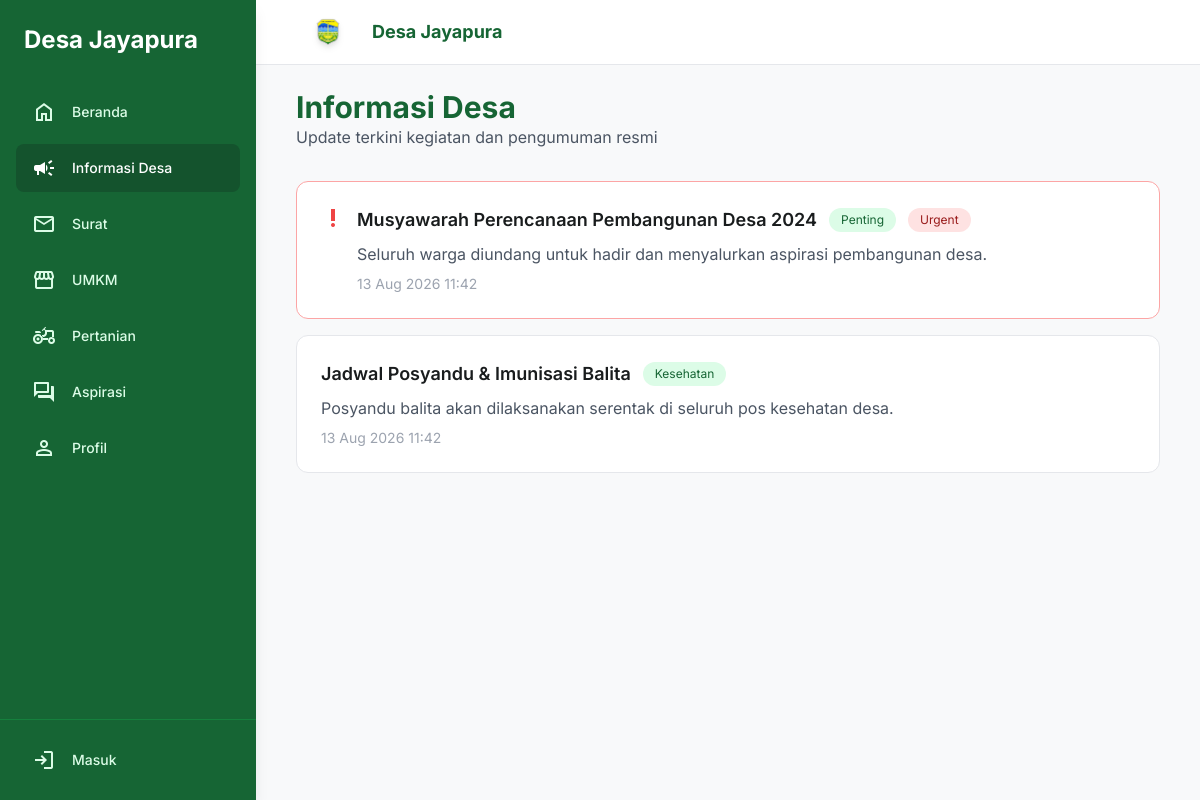
/info.php, run on the app's committed database.
### tables this page shows
CREATE TABLE announcements (
    id INT PRIMARY KEY AUTO_INCREMENT,
    title VARCHAR(200) NOT NULL,
    content TEXT,
    category VARCHAR(50),
    image VARCHAR(255),
    is_featured BOOLEAN DEFAULT FALSE,
    is_urgent BOOLEAN DEFAULT FALSE,
    created_by INT,
    created_at TIMESTAMP DEFAULT CURRENT_TIMESTAMP,
    updated_at TIMESTAMP DEFAULT CURRENT_TIMESTAMP ON UPDATE CURRENT_TIMESTAMP,
    FOREIGN KEY (created_by) REFERENCES users(id) ON DELETE SET NULL
);

### info.php (the view, shortened to what this page needs)
<?php
require_once 'includes/header.php';
$db = (new Database())->getConnection();
$query = "SELECT * FROM announcements ORDER BY is_urgent DESC, created_at DESC";
$stmt = $db->prepare($query);
$stmt->execute();
$announcements = $stmt->fetchAll();
?>
<section class="mb-8">
    <h2 class="text-3xl font-bold text-green-800">Informasi Desa</h2>
    <p class="text-gray-600">Update terkini kegiatan dan pengumuman resmi</p>
</section>
<?php if (empty($announcements)): ?>
<div class="text-center py-12">
    <span class="material-symbols-outlined text-6xl text-gray-300 mb-4">campaign</span>
    <p class="text-gray-500">Belum ada pengumuman</p>
</div>
<?php else: ?>
<div class="space-y-4">
    <?php foreach ($announcements as $item): ?>
    <div class="bg-white rounded-xl border border-gray-200 p-6 hover:shadow-lg transition <?= $item['is_urgent'] ? 'border-red-300 bg-red-50' : '' ?>">
        <div class="flex items-start gap-3">
            <?php if ($item['is_urgent']): ?>
            <span class="material-symbols-outlined text-red-500">priority_high</span>
            <?php endif; ?>
            <div class="flex-1">
                <div class="flex items-center gap-3 flex-wrap">
                    <h3 class="font-semibold text-lg"><?= htmlspecialchars($item['title']) ?></h3>
                    <span class="px-3 py-1 bg-green-100 text-green-800 text-xs rounded-full">
                        <?= htmlspecialchars($item['category']) ?>
                    </span>
                    <?php if ($item['is_urgent']): ?>
                    <span class="px-3 py-1 bg-red-100 text-red-800 text-xs rounded-full">Urgent</span>
                    <?php endif; ?>
                </div>
                <p class="text-gray-600 mt-2"><?= nl2br(htmlspecialchars($item['content'])) ?></p>
                <p class="text-sm text-gray-400 mt-2">
                    <?= date('d M Y H:i', strtotime($item['created_at'])) ?>
                </p>
            </div>
        </div>
    </div>
    <?php endforeach; ?>
</div>
<?php endif; ?>
<?php require_once 'includes/footer.php'; ?>

### includes/header.php (style rules this page uses)
.material-symbols-outlined { font-variation-settings: 'FILL' 0, 'wght' 400, 'GRAD' 0, 'opsz' 24; display: inline-block; line-height: 1; }
body { font-family: 'Inter', sans-serif; background: #f8f9fa; color: #191c1d; min-height: 100vh; }

### data on the page
announcements: is_urgent 1 (drawn), title "Musyawarah Perencanaan Pembangunan Desa 2024", category "Penting", content "Seluruh warga diundang untuk hadir dan menyalurkan aspirasi pembangunan desa.", created_at "13 Aug 2026 11:42"
announcements: title "Jadwal Posyandu & Imunisasi Balita", category "Kesehatan", content "Posyandu balita akan dilaksanakan serentak di seluruh pos kesehatan desa.", created_at "13 Aug 2026 11:42"

### other printed values
SITE_NAME "Desa Jayapura"
$item['name'] "Beranda"
$item['name'] "Informasi Desa"
$item['name'] "Surat"
$item['name'] "UMKM"
$item['name'] "Pertanian"
$item['name'] "Aspirasi"
$item['name'] "Profil"
